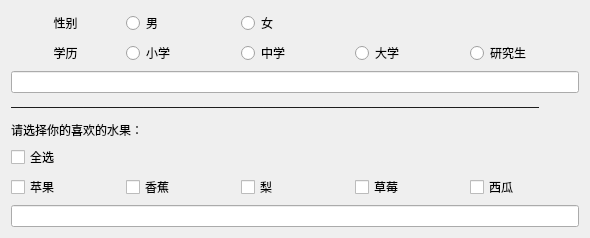
<?xml version="1.0" encoding="UTF-8"?>
<ui version="4.0">
 <class>Widget</class>
 <widget class="QWidget" name="Widget">
  <property name="geometry">
   <rect>
    <x>0</x>
    <y>0</y>
    <width>590</width>
    <height>238</height>
   </rect>
  </property>
  <property name="windowTitle">
   <string>Widget</string>
  </property>
  <layout class="QGridLayout" name="gridLayout">
   <item row="2" column="0" colspan="5">
    <widget class="QLineEdit" name="infoShow"/>
   </item>
   <item row="1" column="0">
    <widget class="QLabel" name="label_2">
     <property name="text">
      <string>学历</string>
     </property>
     <property name="alignment">
      <set>Qt::AlignCenter</set>
     </property>
    </widget>
   </item>
   <item row="7" column="1">
    <widget class="QCheckBox" name="banana">
     <property name="text">
      <string>香蕉</string>
     </property>
    </widget>
   </item>
   <item row="1" column="2">
    <widget class="QRadioButton" name="lv2">
     <property name="text">
      <string>中学</string>
     </property>
    </widget>
   </item>
   <item row="0" column="1">
    <widget class="QRadioButton" name="man">
     <property name="text">
      <string>男</string>
     </property>
    </widget>
   </item>
   <item row="1" column="4">
    <widget class="QRadioButton" name="lv4">
     <property name="text">
      <string>研究生</string>
     </property>
    </widget>
   </item>
   <item row="0" column="0">
    <widget class="QLabel" name="label">
     <property name="text">
      <string>性别</string>
     </property>
     <property name="alignment">
      <set>Qt::AlignCenter</set>
     </property>
    </widget>
   </item>
   <item row="8" column="0" colspan="5">
    <widget class="QLineEdit" name="frult_show"/>
   </item>
   <item row="7" column="0">
    <widget class="QCheckBox" name="apple">
     <property name="text">
      <string>苹果</string>
     </property>
    </widget>
   </item>
   <item row="6" column="0">
    <widget class="QCheckBox" name="all_chose">
     <property name="text">
      <string>全选</string>
     </property>
     <property name="autoExclusive">
      <bool>false</bool>
     </property>
    </widget>
   </item>
   <item row="1" column="3">
    <widget class="QRadioButton" name="lv3">
     <property name="text">
      <string>大学</string>
     </property>
    </widget>
   </item>
   <item row="7" column="2">
    <widget class="QCheckBox" name="pear">
     <property name="text">
      <string>梨</string>
     </property>
    </widget>
   </item>
   <item row="7" column="4">
    <widget class="QCheckBox" name="watermelon">
     <property name="text">
      <string>西瓜</string>
     </property>
    </widget>
   </item>
   <item row="7" column="3">
    <widget class="QCheckBox" name="strawberry">
     <property name="text">
      <string>草莓</string>
     </property>
    </widget>
   </item>
   <item row="4" column="0" colspan="2">
    <widget class="QLabel" name="label_3">
     <property name="text">
      <string>请选择你的喜欢的水果：</string>
     </property>
    </widget>
   </item>
   <item row="1" column="1">
    <widget class="QRadioButton" name="lv1">
     <property name="text">
      <string>小学</string>
     </property>
    </widget>
   </item>
   <item row="3" column="0" colspan="5">
    <widget class="QLabel" name="label_4">
     <property name="text">
      <string>————————————————————————————————————————————</string>
     </property>
    </widget>
   </item>
   <item row="0" column="2">
    <widget class="QRadioButton" name="woman">
     <property name="text">
      <string>女</string>
     </property>
    </widget>
   </item>
  </layout>
 </widget>
 <resources/>
 <connections/>
</ui>
